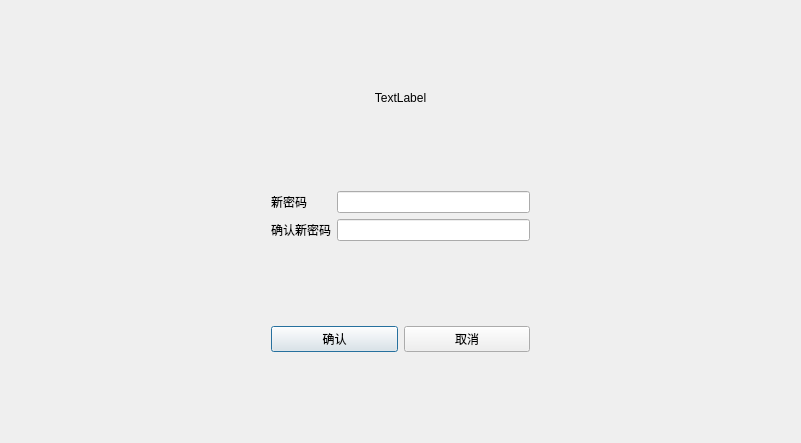
<?xml version="1.0" encoding="UTF-8"?>
<ui version="4.0">
 <class>changePasswordDialog</class>
 <widget class="QDialog" name="changePasswordDialog">
  <property name="geometry">
   <rect>
    <x>0</x>
    <y>0</y>
    <width>801</width>
    <height>443</height>
   </rect>
  </property>
  <property name="windowTitle">
   <string>Dialog</string>
  </property>
  <layout class="QGridLayout" name="gridLayout">
   <item row="0" column="1">
    <spacer name="verticalSpacer">
     <property name="orientation">
      <enum>Qt::Vertical</enum>
     </property>
     <property name="sizeHint" stdset="0">
      <size>
       <width>20</width>
       <height>68</height>
      </size>
     </property>
    </spacer>
   </item>
   <item row="1" column="1">
    <widget class="QLabel" name="nameLabel">
     <property name="layoutDirection">
      <enum>Qt::LeftToRight</enum>
     </property>
     <property name="text">
      <string>TextLabel</string>
     </property>
     <property name="alignment">
      <set>Qt::AlignCenter</set>
     </property>
    </widget>
   </item>
   <item row="2" column="1">
    <spacer name="verticalSpacer_2">
     <property name="orientation">
      <enum>Qt::Vertical</enum>
     </property>
     <property name="sizeHint" stdset="0">
      <size>
       <width>20</width>
       <height>68</height>
      </size>
     </property>
    </spacer>
   </item>
   <item row="3" column="0">
    <spacer name="horizontalSpacer">
     <property name="orientation">
      <enum>Qt::Horizontal</enum>
     </property>
     <property name="sizeHint" stdset="0">
      <size>
       <width>240</width>
       <height>20</height>
      </size>
     </property>
    </spacer>
   </item>
   <item row="3" column="1">
    <layout class="QFormLayout" name="formLayout">
     <item row="0" column="0">
      <widget class="QLabel" name="label_2">
       <property name="text">
        <string>新密码</string>
       </property>
      </widget>
     </item>
     <item row="0" column="1">
      <widget class="QLineEdit" name="newpassword"/>
     </item>
     <item row="1" column="0">
      <widget class="QLabel" name="label_3">
       <property name="text">
        <string>确认新密码</string>
       </property>
      </widget>
     </item>
     <item row="1" column="1">
      <widget class="QLineEdit" name="newpassword2"/>
     </item>
    </layout>
   </item>
   <item row="3" column="2">
    <spacer name="horizontalSpacer_2">
     <property name="orientation">
      <enum>Qt::Horizontal</enum>
     </property>
     <property name="sizeHint" stdset="0">
      <size>
       <width>239</width>
       <height>20</height>
      </size>
     </property>
    </spacer>
   </item>
   <item row="4" column="1">
    <spacer name="verticalSpacer_3">
     <property name="orientation">
      <enum>Qt::Vertical</enum>
     </property>
     <property name="sizeHint" stdset="0">
      <size>
       <width>20</width>
       <height>67</height>
      </size>
     </property>
    </spacer>
   </item>
   <item row="5" column="1">
    <layout class="QHBoxLayout" name="horizontalLayout">
     <item>
      <widget class="QPushButton" name="okButton">
       <property name="text">
        <string>确认</string>
       </property>
      </widget>
     </item>
     <item>
      <widget class="QPushButton" name="cancleButton">
       <property name="text">
        <string>取消</string>
       </property>
      </widget>
     </item>
    </layout>
   </item>
   <item row="6" column="1">
    <spacer name="verticalSpacer_4">
     <property name="orientation">
      <enum>Qt::Vertical</enum>
     </property>
     <property name="sizeHint" stdset="0">
      <size>
       <width>20</width>
       <height>68</height>
      </size>
     </property>
    </spacer>
   </item>
  </layout>
 </widget>
 <resources/>
 <connections/>
</ui>
